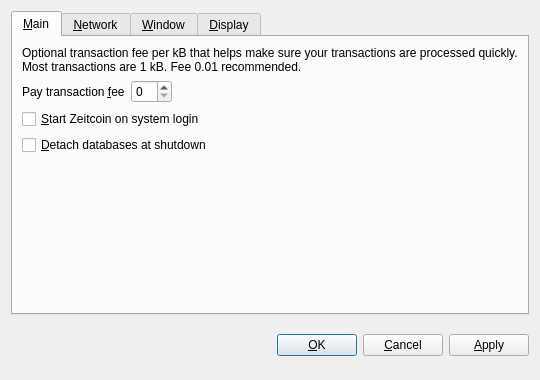
<?xml version="1.0" encoding="UTF-8"?>
<ui version="4.0">
 <class>OptionsDialog</class>
 <widget class="QDialog" name="OptionsDialog">
  <property name="geometry">
   <rect>
    <x>0</x>
    <y>0</y>
    <width>540</width>
    <height>380</height>
   </rect>
  </property>
  <property name="windowTitle">
   <string>Options</string>
  </property>
  <property name="modal">
   <bool>true</bool>
  </property>
  <layout class="QVBoxLayout" name="verticalLayout">
   <item>
    <widget class="QTabWidget" name="tabWidget">
     <property name="tabPosition">
      <enum>QTabWidget::North</enum>
     </property>
     <property name="currentIndex">
      <number>0</number>
     </property>
     <widget class="QWidget" name="tabMain">
      <attribute name="title">
       <string>&amp;Main</string>
      </attribute>
      <layout class="QVBoxLayout" name="verticalLayout_Main">
       <item>
        <widget class="QLabel" name="transactionFeeInfoLabel">
         <property name="text">
          <string>Optional transaction fee per kB that helps make sure your transactions are processed quickly. Most transactions are 1 kB. Fee 0.01 recommended.</string>
         </property>
         <property name="textFormat">
          <enum>Qt::PlainText</enum>
         </property>
         <property name="wordWrap">
          <bool>true</bool>
         </property>
        </widget>
       </item>
       <item>
        <layout class="QHBoxLayout" name="horizontalLayout_Main">
         <item>
          <widget class="QLabel" name="transactionFeeLabel">
           <property name="text">
            <string>Pay transaction &amp;fee</string>
           </property>
           <property name="textFormat">
            <enum>Qt::PlainText</enum>
           </property>
           <property name="buddy">
            <cstring>transactionFee</cstring>
           </property>
          </widget>
         </item>
         <item>
          <widget class="BitcoinAmountField" name="transactionFee"/>
         </item>
         <item>
          <spacer name="horizontalSpacer_Main">
           <property name="orientation">
            <enum>Qt::Horizontal</enum>
           </property>
           <property name="sizeHint" stdset="0">
            <size>
             <width>40</width>
             <height>20</height>
            </size>
           </property>
          </spacer>
         </item>
        </layout>
       </item>
       <item>
        <widget class="QCheckBox" name="bitcoinAtStartup">
         <property name="toolTip">
          <string>Automatically start Zeitcoin after logging in to the system.</string>
         </property>
         <property name="text">
          <string>&amp;Start Zeitcoin on system login</string>
         </property>
        </widget>
       </item>
       <item>
        <widget class="QCheckBox" name="detachDatabases">
         <property name="toolTip">
          <string>Detach block and address databases at shutdown. This means they can be moved to another data directory, but it slows down shutdown. The wallet is always detached.</string>
         </property>
         <property name="text">
          <string>&amp;Detach databases at shutdown</string>
         </property>
        </widget>
       </item>
       <item>
        <spacer name="verticalSpacer_Main">
         <property name="orientation">
          <enum>Qt::Vertical</enum>
         </property>
         <property name="sizeHint" stdset="0">
          <size>
           <width>20</width>
           <height>40</height>
          </size>
         </property>
        </spacer>
       </item>
      </layout>
     </widget>
     <widget class="QWidget" name="tabNetwork">
      <attribute name="title">
       <string>&amp;Network</string>
      </attribute>
      <layout class="QVBoxLayout" name="verticalLayout_Network">
       <item>
        <widget class="QCheckBox" name="mapPortUpnp">
         <property name="toolTip">
          <string>Automatically open the Zeitcoin client port on the router. This only works when your router supports UPnP and it is enabled.</string>
         </property>
         <property name="text">
          <string>Map port using &amp;UPnP</string>
         </property>
        </widget>
       </item>
       <item>
        <widget class="QCheckBox" name="connectSocks">
         <property name="toolTip">
          <string>Connect to the Zeitcoin network through a SOCKS proxy (e.g. when connecting through Tor).</string>
         </property>
         <property name="text">
          <string>&amp;Connect through SOCKS proxy:</string>
         </property>
        </widget>
       </item>
       <item>
        <layout class="QHBoxLayout" name="horizontalLayout_Network">
         <item>
          <widget class="QLabel" name="proxyIpLabel">
           <property name="text">
            <string>Proxy &amp;IP:</string>
           </property>
           <property name="textFormat">
            <enum>Qt::PlainText</enum>
           </property>
           <property name="buddy">
            <cstring>proxyIp</cstring>
           </property>
          </widget>
         </item>
         <item>
          <widget class="QValidatedLineEdit" name="proxyIp">
           <property name="maximumSize">
            <size>
             <width>140</width>
             <height>16777215</height>
            </size>
           </property>
           <property name="toolTip">
            <string>IP address of the proxy (e.g. 127.0.0.1)</string>
           </property>
          </widget>
         </item>
         <item>
          <widget class="QLabel" name="proxyPortLabel">
           <property name="text">
            <string>&amp;Port:</string>
           </property>
           <property name="textFormat">
            <enum>Qt::PlainText</enum>
           </property>
           <property name="buddy">
            <cstring>proxyPort</cstring>
           </property>
          </widget>
         </item>
         <item>
          <widget class="QLineEdit" name="proxyPort">
           <property name="maximumSize">
            <size>
             <width>55</width>
             <height>16777215</height>
            </size>
           </property>
           <property name="toolTip">
            <string>Port of the proxy (e.g. 9050)</string>
           </property>
          </widget>
         </item>
         <item>
          <widget class="QLabel" name="socksVersionLabel">
           <property name="text">
            <string>SOCKS &amp;Version:</string>
           </property>
           <property name="textFormat">
            <enum>Qt::PlainText</enum>
           </property>
           <property name="buddy">
            <cstring>socksVersion</cstring>
           </property>
          </widget>
         </item>
         <item>
          <widget class="QValueComboBox" name="socksVersion">
           <property name="toolTip">
            <string>SOCKS version of the proxy (e.g. 5)</string>
           </property>
          </widget>
         </item>
         <item>
          <spacer name="horizontalSpacer_Network">
           <property name="orientation">
            <enum>Qt::Horizontal</enum>
           </property>
           <property name="sizeHint" stdset="0">
            <size>
             <width>40</width>
             <height>20</height>
            </size>
           </property>
          </spacer>
         </item>
        </layout>
       </item>
       <item>
        <spacer name="verticalSpacer_Network">
         <property name="orientation">
          <enum>Qt::Vertical</enum>
         </property>
         <property name="sizeHint" stdset="0">
          <size>
           <width>20</width>
           <height>40</height>
          </size>
         </property>
        </spacer>
       </item>
      </layout>
     </widget>
     <widget class="QWidget" name="tabWindow">
      <attribute name="title">
       <string>&amp;Window</string>
      </attribute>
      <layout class="QVBoxLayout" name="verticalLayout_Window">
       <item>
        <widget class="QCheckBox" name="minimizeToTray">
         <property name="toolTip">
          <string>Show only a tray icon after minimizing the window.</string>
         </property>
         <property name="text">
          <string>&amp;Minimize to the tray instead of the taskbar</string>
         </property>
        </widget>
       </item>
       <item>
        <widget class="QCheckBox" name="minimizeOnClose">
         <property name="toolTip">
          <string>Minimize instead of exit the application when the window is closed. When this option is enabled, the application will be closed only after selecting Quit in the menu.</string>
         </property>
         <property name="text">
          <string>M&amp;inimize on close</string>
         </property>
        </widget>
       </item>
       <item>
        <spacer name="verticalSpacer_Window">
         <property name="orientation">
          <enum>Qt::Vertical</enum>
         </property>
         <property name="sizeHint" stdset="0">
          <size>
           <width>20</width>
           <height>40</height>
          </size>
         </property>
        </spacer>
       </item>
      </layout>
     </widget>
     <widget class="QWidget" name="tabDisplay">
      <attribute name="title">
       <string>&amp;Display</string>
      </attribute>
      <layout class="QVBoxLayout" name="verticalLayout_Display">
       <item>
        <layout class="QHBoxLayout" name="horizontalLayout_1_Display">
         <item>
          <widget class="QLabel" name="langLabel">
           <property name="text">
            <string>User Interface &amp;language:</string>
           </property>
           <property name="textFormat">
            <enum>Qt::PlainText</enum>
           </property>
           <property name="buddy">
            <cstring>lang</cstring>
           </property>
          </widget>
         </item>
         <item>
          <widget class="QValueComboBox" name="lang">
           <property name="toolTip">
            <string>The user interface language can be set here. This setting will take effect after restarting Zeitcoin.</string>
           </property>
          </widget>
         </item>
        </layout>
       </item>
       <item>
        <layout class="QHBoxLayout" name="horizontalLayout_2_Display">
         <item>
          <widget class="QLabel" name="unitLabel">
           <property name="text">
            <string>&amp;Unit to show amounts in:</string>
           </property>
           <property name="textFormat">
            <enum>Qt::PlainText</enum>
           </property>
           <property name="buddy">
            <cstring>unit</cstring>
           </property>
          </widget>
         </item>
         <item>
          <widget class="QValueComboBox" name="unit">
           <property name="toolTip">
            <string>Choose the default subdivision unit to show in the interface and when sending coins.</string>
           </property>
          </widget>
         </item>
        </layout>
       </item>
       <item>
        <widget class="QCheckBox" name="displayAddresses">
         <property name="toolTip">
          <string>Whether to show Zeitcoin addresses in the transaction list or not.</string>
         </property>
         <property name="text">
          <string>&amp;Display addresses in transaction list</string>
         </property>
        </widget>
       </item>
       <item>
        <widget class="QCheckBox" name="coinControlFeatures">
         <property name="toolTip">
          <string>Whether to show coin control features or not.</string>
         </property>
         <property name="text">
          <string>Display coin &amp;control features (experts only!)</string>
         </property>
        </widget>
       </item>
       <item>
        <spacer name="verticalSpacer_Display">
         <property name="orientation">
          <enum>Qt::Vertical</enum>
         </property>
         <property name="sizeHint" stdset="0">
          <size>
           <width>20</width>
           <height>40</height>
          </size>
         </property>
        </spacer>
       </item>
      </layout>
     </widget>
    </widget>
   </item>
   <item>
    <layout class="QHBoxLayout" name="horizontalLayout_Buttons">
     <item>
      <spacer name="horizontalSpacer_1">
       <property name="orientation">
        <enum>Qt::Horizontal</enum>
       </property>
       <property name="sizeHint" stdset="0">
        <size>
         <width>40</width>
         <height>48</height>
        </size>
       </property>
      </spacer>
     </item>
     <item>
      <widget class="QLabel" name="statusLabel">
       <property name="font">
        <font>
         <weight>75</weight>
         <bold>true</bold>
        </font>
       </property>
       <property name="text">
        <string/>
       </property>
       <property name="textFormat">
        <enum>Qt::PlainText</enum>
       </property>
       <property name="wordWrap">
        <bool>true</bool>
       </property>
      </widget>
     </item>
     <item>
      <spacer name="horizontalSpacer_2">
       <property name="orientation">
        <enum>Qt::Horizontal</enum>
       </property>
       <property name="sizeHint" stdset="0">
        <size>
         <width>40</width>
         <height>48</height>
        </size>
       </property>
      </spacer>
     </item>
     <item>
      <widget class="QPushButton" name="okButton">
       <property name="text">
        <string>&amp;OK</string>
       </property>
      </widget>
     </item>
     <item>
      <widget class="QPushButton" name="cancelButton">
       <property name="text">
        <string>&amp;Cancel</string>
       </property>
       <property name="autoDefault">
        <bool>false</bool>
       </property>
      </widget>
     </item>
     <item>
      <widget class="QPushButton" name="applyButton">
       <property name="text">
        <string>&amp;Apply</string>
       </property>
       <property name="autoDefault">
        <bool>false</bool>
       </property>
      </widget>
     </item>
    </layout>
   </item>
  </layout>
 </widget>
 <customwidgets>
  <customwidget>
   <class>BitcoinAmountField</class>
   <extends>QSpinBox</extends>
   <header>bitcoinamountfield.h</header>
  </customwidget>
  <customwidget>
   <class>QValueComboBox</class>
   <extends>QComboBox</extends>
   <header>qvaluecombobox.h</header>
  </customwidget>
  <customwidget>
   <class>QValidatedLineEdit</class>
   <extends>QLineEdit</extends>
   <header>qvalidatedlineedit.h</header>
  </customwidget>
 </customwidgets>
 <resources/>
 <connections/>
</ui>
